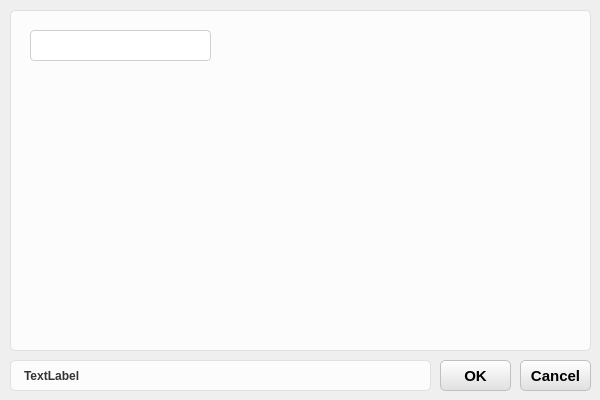
<?xml version="1.0" encoding="UTF-8"?>
<ui version="4.0">
 <class>ToolDialog</class>
 <widget class="QDialog" name="ToolDialog">
  <property name="geometry">
   <rect>
    <x>0</x>
    <y>0</y>
    <width>600</width>
    <height>400</height>
   </rect>
  </property>
  <property name="windowTitle">
   <string>Dialog</string>
  </property>
  <property name="styleSheet">
   <string notr="true">/* ================== QPushButton &amp; QToolButton 开始 ================== */

/* 按钮默认状态 */
QPushButton, QToolButton {
    border: 1px solid #c0c0c0;      
    background: qlineargradient(x1:0, y1:0, x2:0, y2:1, stop:0 #ffffff, stop:1 #e0e0e0);
    border-radius: 5px; 
    outline: none;                  
    padding: 0px;                   
}

/* 按钮鼠标悬停时 */
QPushButton:hover, QToolButton:hover {
    border: 1px solid #a0a0a0;      
    background: qlineargradient(x1:0, y1:0, x2:0, y2:1, stop:0 #ffffff, stop:1 #d0d0d0);
}

/* 按钮鼠标按下时 */
QPushButton:pressed, QToolButton:pressed {
    border: 1px solid #808080;      
    background: qlineargradient(x1:0, y1:0, x2:0, y2:1, stop:0 #d0d0d0, stop:1 #e0e0e0);
}

/* ================== QLineEdit 开始 ================== */

/* 默认状态 */
QLineEdit {
    background-color: #ffffff;
    border: 1px solid #D0D0D0;     
    border-radius: 4px;            
    padding: 2px 2px;              
    color: #222222;                
    min-height: 20px;              
}

/* 获得焦点时 */
QLineEdit:focus {
    border: 1px solid #007AFF;     
    background-color: #E8F4FF;     
}

/* 禁用状态 */
QLineEdit:disabled {
    background-color: #eef1f5;     
    color: #9aa0a6;                
    border: 1px solid #d3d8e0;     
}

/* ================== QTableWidget 开始 ================== */

QTableWidget {
    background-color: #ffffff;
    border: 1px solid #c8cdd6;
    border-radius: 5px;
    gridline-color: #eef1f5;
    selection-background-color: #eef1f5;
    color: #222222;
}

QTableWidget::item {
    padding: 2px 2px;
}

/* 表头样式（补充了右侧分割线） */
QHeaderView::section {
    background-color: #ffffff;
    border: none;
    border-bottom: 1px solid #c8cdd6;
    border-right: 1px solid #eef1f5; /* ⚠️ 新增：给表头加上右侧分割线，区分不同列 */
    padding: 2px 2px;
    color: #222222;
}

/* ================== QGroupBox 开始 ================== */

QGroupBox {
    border: 1px solid #E0E0E0; 
    border-radius: 5px; 
    background-color: #FCFCFC; 
    margin-top: 10px; /* ⚠️ 新增：给标题留出一点顶部空间 */
}

/* 分组框标题（补充了左右内边距） */
QGroupBox::title {
    subcontrol-origin: margin;
    subcontrol-position: top left;
    color: #333333;
    font-weight: bold;
    background-color: #FCFCFC; 
    padding: 0 5px; /* ⚠️ 新增：左右留出 5px 空间，让遮盖边框的效果更自然，文字不贴边 */
}

/* ================== QLabel 开始 ================== */

QLabel {
    color: #333333;           /* 与 QGroupBox::title 保持一致的深灰色 */
    font-weight: bold;        /* 保持相同的加粗效果（如果是普通文本可去掉这行） */
    background-color: #FCFCFC; /* 与分组框背景色一致 */
    border: 1px solid #E0E0E0; /* 相同的边框颜色和粗细 */
    border-radius: 5px;       /* 相同的圆角 */
    padding: 6px 10px;        /* 适当的内边距，让文字不贴边，视觉上更舒适 */
}</string>
  </property>
  <widget class="QLabel" name="label">
   <property name="geometry">
    <rect>
     <x>10</x>
     <y>360</y>
     <width>421</width>
     <height>31</height>
    </rect>
   </property>
   <property name="text">
    <string>TextLabel</string>
   </property>
  </widget>
  <widget class="QPushButton" name="pushButton_Cancel">
   <property name="geometry">
    <rect>
     <x>520</x>
     <y>360</y>
     <width>71</width>
     <height>31</height>
    </rect>
   </property>
   <property name="font">
    <font>
     <pointsize>11</pointsize>
     <weight>75</weight>
     <bold>true</bold>
    </font>
   </property>
   <property name="text">
    <string>Cancel</string>
   </property>
  </widget>
  <widget class="QPushButton" name="pushButton_OK">
   <property name="geometry">
    <rect>
     <x>440</x>
     <y>360</y>
     <width>71</width>
     <height>31</height>
    </rect>
   </property>
   <property name="font">
    <font>
     <pointsize>11</pointsize>
     <weight>75</weight>
     <bold>true</bold>
    </font>
   </property>
   <property name="text">
    <string>OK</string>
   </property>
  </widget>
  <widget class="QGroupBox" name="groupBox">
   <property name="geometry">
    <rect>
     <x>10</x>
     <y>0</y>
     <width>581</width>
     <height>351</height>
    </rect>
   </property>
   <property name="title">
    <string/>
   </property>
   <widget class="QLineEdit" name="lineEdit">
    <property name="geometry">
     <rect>
      <x>20</x>
      <y>30</y>
      <width>181</width>
      <height>31</height>
     </rect>
    </property>
   </widget>
  </widget>
 </widget>
 <resources/>
 <connections/>
</ui>
